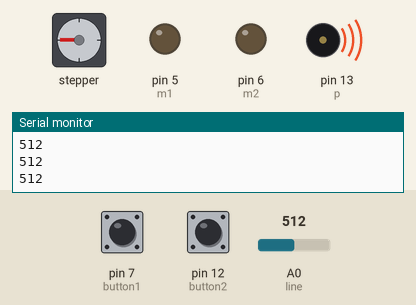
The sketch below on a simulated Arduino Uno, built with avr-gcc and run on an emulated ATmega328P. Parts: stepper motor, output pins drawn as LEDs (lit = HIGH), buzzer (waves = sounding), the last lines printed to the serial monitor. Dashed ring = blinking. Inputs (shaded band) come from the test bench; at power-on: A0 (line) = 512, pin 7 (button1) LOW, pin 12 (button2) LOW. Stepper angles assume 255 steps per turn.

Above: at 1.2 s.
1.3 s: A0 (line) set to 303
4.3 s: A0 (line) set to 267
At 4.45 s:
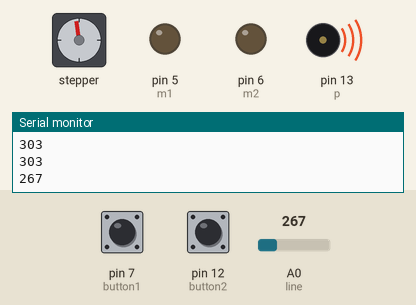
7.3 s: pin 7 (button1) pulled HIGH for 0.2 s
At 7.58 s:
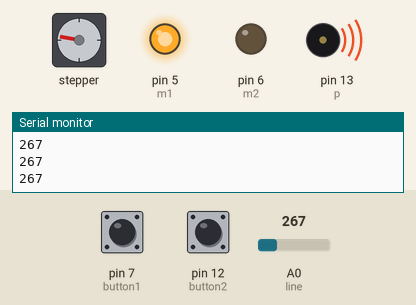
10.5 s: pin 12 (button2) pulled HIGH for 1 s
At 10.65 s:
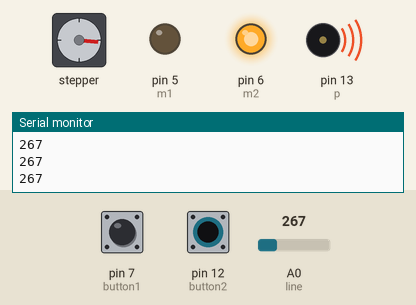
13.5 s: pin 7 (button1) pulled HIGH for 1 s
At 13.79 s:
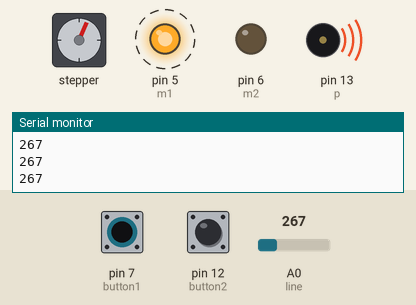
17.0 s: pin 12 (button2) pulled HIGH for 3.2 s
At 17.27 s:
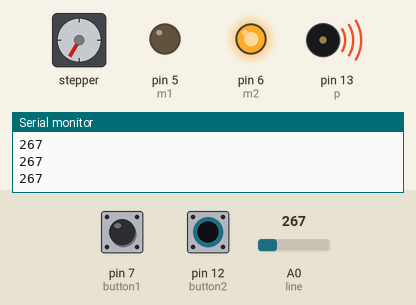
Timing chart, 0 to 22.7 s (numbered marks = the images above; inputs shaded):
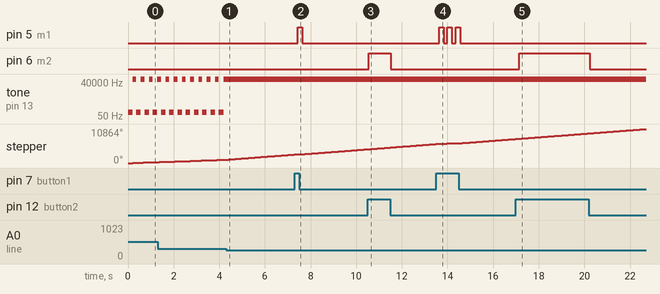

Measured:
- the behaviour switches between 286 and 285 on A0 (line) (found by bisection; images 0 and 1)
- after the input at 4.3 s, tone on pin 13 (p): stops changing and stays 65535 Hz
- after the input at 7.3 s, pin 5 (m1): LOW → HIGH after 0.13 s, → LOW 0.20 s later
- after the input at 10.5 s, pin 6 (m2): LOW → HIGH after 0.05 s, → LOW 0.97 s later
- after the input at 13.5 s, pin 5 (m1): alternates HIGH for 0.20 s and LOW for 0.16 s, 6 changes in all, then stays LOW, starting after 0.13 s
- after the input at 17.0 s, pin 6 (m2): LOW → HIGH after 0.15 s, → LOW 3.1 s later
- by itself, tone on pin 13 (p): alternates 65535 Hz for 0.16 s and 100 Hz for 0.20 s

The sketch:

mario_din_2.ino
```cpp
#include <Stepper.h>

Stepper myStepper(255, 8, 9, 10, 11);

int button1 = 7;
int button2 = 12;
//int button3 = 3;

int m1 = 5;
int m2 = 6;

int line=A0;
int p=13;

void setup() {

  myStepper.setSpeed(100);

  Serial.begin(9600);


pinMode(m1, OUTPUT);
pinMode(m2, OUTPUT);

pinMode(button1, INPUT);
pinMode(button2, INPUT);
//pinMode(button3, INPUT);
pinMode(line, INPUT);

digitalWrite(m1, LOW);
digitalWrite(m2, LOW);
Serial.begin(9600);
}

void loop(){

if (digitalRead(button1) == HIGH) {

 digitalWrite(m1, HIGH);
 digitalWrite(m2, LOW);
delay(200);
}

else {

digitalWrite(m1, LOW);
  digitalWrite(m2, LOW);

}
if (digitalRead(button2) == HIGH) {

 digitalWrite(m1, LOW);
 digitalWrite(m2, HIGH);

}

else {

digitalWrite(m1, LOW);
  digitalWrite(m2, LOW);

}
if (analogRead(line)>285) {
  tone (p, 100);
  delay(200);
   tone (p, -1);
  //delay(200);
}


Serial.println(analogRead(line));
myStepper.step(64);
delay(10);
//delay(100);
}
```
